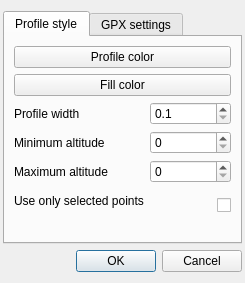
<?xml version="1.0" encoding="UTF-8"?>
<ui version="4.0">
 <class>settingsDialog</class>
 <widget class="QDialog" name="settingsDialog">
  <property name="windowModality">
   <enum>Qt::WindowModal</enum>
  </property>
  <property name="windowTitle">
   <string>Settings</string>
  </property>
  <layout class="QVBoxLayout" name="verticalLayout">
   <property name="leftMargin">
    <number>3</number>
   </property>
   <property name="rightMargin">
    <number>3</number>
   </property>
   <item>
    <widget class="QTabWidget" name="tabWidget">
     <property name="currentIndex">
      <number>0</number>
     </property>
     <widget class="QWidget" name="tabProfile">
      <attribute name="title">
       <string>Profile style</string>
      </attribute>
      <layout class="QVBoxLayout" name="verticalLayout_2">
       <item>
        <widget class="ColorChooser" name="profileColorButton">
         <property name="text">
          <string>Profile color</string>
         </property>
        </widget>
       </item>
       <item>
        <widget class="ColorChooser" name="fillColorButton">
         <property name="text">
          <string>Fill color</string>
         </property>
        </widget>
       </item>
       <item>
        <layout class="QFormLayout" name="formLayout">
         <property name="labelAlignment">
          <set>Qt::AlignLeading|Qt::AlignLeft|Qt::AlignVCenter</set>
         </property>
         <property name="formAlignment">
          <set>Qt::AlignRight|Qt::AlignTrailing|Qt::AlignVCenter</set>
         </property>
         <item row="0" column="0">
          <widget class="QLabel" name="label_1">
           <property name="text">
            <string>Profile width</string>
           </property>
          </widget>
         </item>
         <item row="0" column="1">
          <widget class="QDoubleSpinBox" name="profileWidthSpinBox">
           <property name="sizePolicy">
            <sizepolicy hsizetype="MinimumExpanding" vsizetype="Fixed">
             <horstretch>0</horstretch>
             <verstretch>0</verstretch>
            </sizepolicy>
           </property>
           <property name="decimals">
            <number>1</number>
           </property>
           <property name="minimum">
            <double>0.100000000000000</double>
           </property>
           <property name="singleStep">
            <double>0.100000000000000</double>
           </property>
          </widget>
         </item>
         <item row="1" column="0">
          <widget class="QLabel" name="label_2">
           <property name="text">
            <string>Minimum altitude</string>
           </property>
          </widget>
         </item>
         <item row="1" column="1">
          <widget class="QSpinBox" name="minaltSpinBox">
           <property name="sizePolicy">
            <sizepolicy hsizetype="MinimumExpanding" vsizetype="Fixed">
             <horstretch>0</horstretch>
             <verstretch>0</verstretch>
            </sizepolicy>
           </property>
           <property name="maximum">
            <number>10000</number>
           </property>
           <property name="singleStep">
            <number>100</number>
           </property>
          </widget>
         </item>
         <item row="2" column="0">
          <widget class="QLabel" name="label_3">
           <property name="text">
            <string>Maximum altitude</string>
           </property>
          </widget>
         </item>
         <item row="2" column="1">
          <widget class="QSpinBox" name="maxaltSpinBox">
           <property name="sizePolicy">
            <sizepolicy hsizetype="MinimumExpanding" vsizetype="Fixed">
             <horstretch>0</horstretch>
             <verstretch>0</verstretch>
            </sizepolicy>
           </property>
           <property name="maximum">
            <number>10000</number>
           </property>
           <property name="singleStep">
            <number>100</number>
           </property>
          </widget>
         </item>
         <item row="3" column="0">
          <widget class="QLabel" name="label_4">
           <property name="text">
            <string>Use only selected points</string>
           </property>
          </widget>
         </item>
         <item row="3" column="1">
          <widget class="QCheckBox" name="selectedPointsCheckBox">
           <property name="sizePolicy">
            <sizepolicy hsizetype="MinimumExpanding" vsizetype="Fixed">
             <horstretch>0</horstretch>
             <verstretch>0</verstretch>
            </sizepolicy>
           </property>
           <property name="minimumSize">
            <size>
             <width>0</width>
             <height>32</height>
            </size>
           </property>
           <property name="toolTip">
            <string>Plot profiles taking into account only selected points and tracks</string>
           </property>
           <property name="layoutDirection">
            <enum>Qt::RightToLeft</enum>
           </property>
          </widget>
         </item>
        </layout>
       </item>
       <item>
        <spacer name="verticalSpacer">
         <property name="orientation">
          <enum>Qt::Vertical</enum>
         </property>
         <property name="sizeHint" stdset="0">
          <size>
           <width>0</width>
           <height>10</height>
          </size>
         </property>
        </spacer>
       </item>
      </layout>
     </widget>
     <widget class="QWidget" name="tabSettings">
      <attribute name="title">
       <string>GPX settings</string>
      </attribute>
      <layout class="QVBoxLayout" name="verticalLayout_3">
       <item>
        <layout class="QFormLayout" name="formLayout_2">
         <property name="labelAlignment">
          <set>Qt::AlignLeading|Qt::AlignLeft|Qt::AlignVCenter</set>
         </property>
         <property name="formAlignment">
          <set>Qt::AlignRight|Qt::AlignTop|Qt::AlignTrailing</set>
         </property>
         <item row="0" column="0">
          <widget class="QLabel" name="label_5">
           <property name="text">
            <string>Distance coefficient</string>
           </property>
          </widget>
         </item>
         <item row="0" column="1">
          <widget class="QDoubleSpinBox" name="distanceCoeffSpinBox">
           <property name="sizePolicy">
            <sizepolicy hsizetype="MinimumExpanding" vsizetype="Fixed">
             <horstretch>0</horstretch>
             <verstretch>0</verstretch>
            </sizepolicy>
           </property>
           <property name="toolTip">
            <string>Calculate distance with additional coefficient</string>
           </property>
           <property name="decimals">
            <number>1</number>
           </property>
           <property name="minimum">
            <double>0.100000000000000</double>
           </property>
           <property name="singleStep">
            <double>0.100000000000000</double>
           </property>
          </widget>
         </item>
         <item row="1" column="0">
          <widget class="QLabel" name="label_6">
           <property name="text">
            <string>Time zone offset</string>
           </property>
          </widget>
         </item>
         <item row="1" column="1">
          <widget class="QSpinBox" name="timezoneSpinBox">
           <property name="sizePolicy">
            <sizepolicy hsizetype="MinimumExpanding" vsizetype="Fixed">
             <horstretch>0</horstretch>
             <verstretch>0</verstretch>
            </sizepolicy>
           </property>
           <property name="toolTip">
            <string>The difference between your time zone and UTC (used in GPX-files)</string>
           </property>
           <property name="suffix">
            <string> min</string>
           </property>
           <property name="minimum">
            <number>-999</number>
           </property>
           <property name="maximum">
            <number>999</number>
           </property>
          </widget>
         </item>
         <item row="2" column="0">
          <widget class="QLabel" name="label_7">
           <property name="text">
            <string>Point names are in tag</string>
           </property>
          </widget>
         </item>
         <item row="2" column="1">
          <widget class="QComboBox" name="nameTagBox">
           <property name="sizePolicy">
            <sizepolicy hsizetype="MinimumExpanding" vsizetype="Fixed">
             <horstretch>0</horstretch>
             <verstretch>0</verstretch>
            </sizepolicy>
           </property>
           <property name="toolTip">
            <string>Read point names from one of the tags in GPX file: &lt;name&gt;, &lt;cmt&gt;, &lt;desc&gt;</string>
           </property>
           <item>
            <property name="text">
             <string>Name</string>
            </property>
           </item>
           <item>
            <property name="text">
             <string>Comment</string>
            </property>
           </item>
           <item>
            <property name="text">
             <string>Description</string>
            </property>
           </item>
          </widget>
         </item>
        </layout>
       </item>
       <item>
        <widget class="QGroupBox" name="groupBox">
         <property name="title">
          <string>Coordinate format</string>
         </property>
         <layout class="QHBoxLayout" name="horizontalLayout">
          <item>
           <widget class="QComboBox" name="coordinateBox">
            <item>
             <property name="text">
              <string>Decimal degrees</string>
             </property>
            </item>
            <item>
             <property name="text">
              <string>Degrees with minutes</string>
             </property>
            </item>
            <item>
             <property name="text">
              <string>Degrees, minutes, seconds</string>
             </property>
            </item>
           </widget>
          </item>
         </layout>
        </widget>
       </item>
       <item>
        <spacer name="verticalSpacer_2">
         <property name="orientation">
          <enum>Qt::Vertical</enum>
         </property>
         <property name="sizeHint" stdset="0">
          <size>
           <width>20</width>
           <height>10</height>
          </size>
         </property>
        </spacer>
       </item>
      </layout>
     </widget>
    </widget>
   </item>
   <item>
    <widget class="QDialogButtonBox" name="buttonBox">
     <property name="orientation">
      <enum>Qt::Horizontal</enum>
     </property>
     <property name="standardButtons">
      <set>QDialogButtonBox::Cancel|QDialogButtonBox::Ok</set>
     </property>
    </widget>
   </item>
  </layout>
 </widget>
 <customwidgets>
  <customwidget>
   <class>ColorChooser</class>
   <extends>QPushButton</extends>
   <header>gpxviewer.colorchooser</header>
  </customwidget>
 </customwidgets>
 <resources/>
 <connections>
  <connection>
   <sender>buttonBox</sender>
   <signal>accepted()</signal>
   <receiver>settingsDialog</receiver>
   <slot>accept()</slot>
   <hints>
    <hint type="sourcelabel">
     <x>224</x>
     <y>574</y>
    </hint>
    <hint type="destinationlabel">
     <x>157</x>
     <y>274</y>
    </hint>
   </hints>
  </connection>
  <connection>
   <sender>buttonBox</sender>
   <signal>rejected()</signal>
   <receiver>settingsDialog</receiver>
   <slot>reject()</slot>
   <hints>
    <hint type="sourcelabel">
     <x>292</x>
     <y>580</y>
    </hint>
    <hint type="destinationlabel">
     <x>286</x>
     <y>274</y>
    </hint>
   </hints>
  </connection>
 </connections>
</ui>
